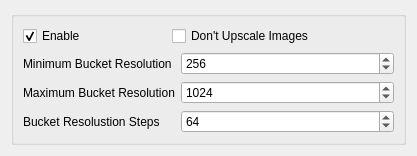
<?xml version="1.0" encoding="UTF-8"?>
<ui version="4.0">
 <class>Form</class>
 <widget class="QWidget" name="Form">
  <property name="geometry">
   <rect>
    <x>0</x>
    <y>0</y>
    <width>417</width>
    <height>128</height>
   </rect>
  </property>
  <property name="windowTitle">
   <string>Form</string>
  </property>
  <layout class="QHBoxLayout" name="horizontalLayout">
   <item>
    <widget class="QGroupBox" name="groupBox">
     <property name="title">
      <string/>
     </property>
     <layout class="QFormLayout" name="formLayout">
      <item row="0" column="0" colspan="2">
       <layout class="QGridLayout" name="gridLayout" columnstretch="0,1">
        <item row="0" column="0" alignment="Qt::AlignmentFlag::AlignLeft">
         <widget class="QCheckBox" name="bucketEnable">
          <property name="sizePolicy">
           <sizepolicy hsizetype="Minimum" vsizetype="Fixed">
            <horstretch>0</horstretch>
            <verstretch>0</verstretch>
           </sizepolicy>
          </property>
          <property name="text">
           <string>Enable</string>
          </property>
          <property name="checked">
           <bool>true</bool>
          </property>
         </widget>
        </item>
        <item row="0" column="1" alignment="Qt::AlignmentFlag::AlignHCenter">
         <widget class="QCheckBox" name="dontUpscaleImagesEnable">
          <property name="sizePolicy">
           <sizepolicy hsizetype="Minimum" vsizetype="Fixed">
            <horstretch>0</horstretch>
            <verstretch>0</verstretch>
           </sizepolicy>
          </property>
          <property name="text">
           <string>Don't Upscale Images</string>
          </property>
         </widget>
        </item>
       </layout>
      </item>
      <item row="1" column="0">
       <widget class="QLabel" name="minimumBucketResolutionLabel">
        <property name="text">
         <string>Minimum Bucket Resolution</string>
        </property>
       </widget>
      </item>
      <item row="1" column="1">
       <widget class="SpinBox" name="minimumBucketResolutionInput">
        <property name="maximum">
         <number>16777215</number>
        </property>
        <property name="value">
         <number>256</number>
        </property>
       </widget>
      </item>
      <item row="2" column="0">
       <widget class="QLabel" name="maximumBucketResolutionLabel">
        <property name="text">
         <string>Maximum Bucket Resolution</string>
        </property>
       </widget>
      </item>
      <item row="2" column="1">
       <widget class="SpinBox" name="maximumBucketResolutionInput">
        <property name="maximum">
         <number>16777215</number>
        </property>
        <property name="value">
         <number>1024</number>
        </property>
       </widget>
      </item>
      <item row="3" column="0">
       <widget class="QLabel" name="bucketResolutionStepsLabel">
        <property name="text">
         <string>Bucket Resolustion Steps</string>
        </property>
       </widget>
      </item>
      <item row="3" column="1">
       <widget class="SpinBox" name="bucketResolutionStepsInput">
        <property name="maximum">
         <number>16777215</number>
        </property>
        <property name="value">
         <number>64</number>
        </property>
       </widget>
      </item>
     </layout>
    </widget>
   </item>
  </layout>
 </widget>
 <customwidgets>
  <customwidget>
   <class>SpinBox</class>
   <extends>QSpinBox</extends>
   <header>modules.ScrollOnSelect.h</header>
  </customwidget>
 </customwidgets>
 <resources/>
 <connections/>
</ui>
